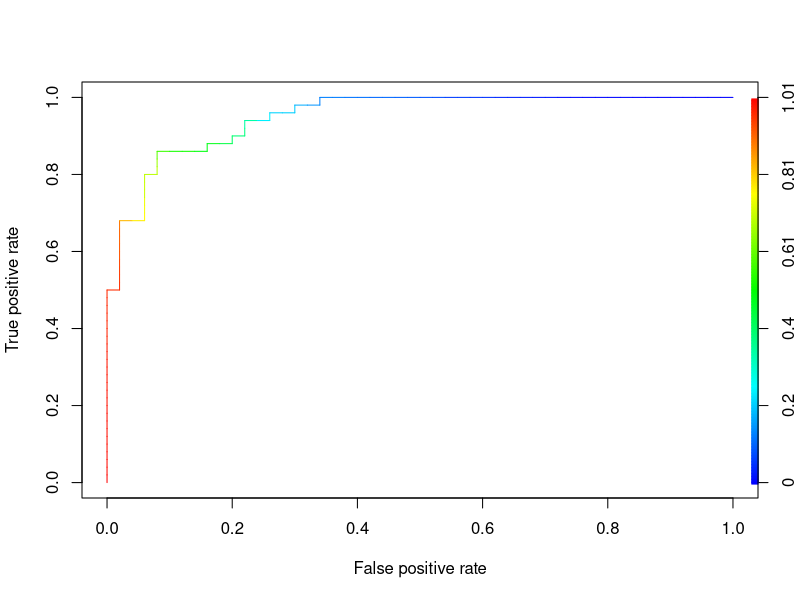

R code for this plot:
# load beer example
#setwd('/Users/Your Folder Path')
beer <- read.csv('Beer+Preferences.txt', header = T)
beer$Income <- as.numeric(sub("\\$", "", beer$Income))
beer

Light <- ifelse(beer$Preference=="Light", 1, 0)
beer$Light <- Light
str(beer)


model.logit <- glm(Light~Gender+Married+Income+Age, data=beer, family = binomial)
summary(model.logit)
glm.probs = predict(model.logit, data = beer, type = "response")

glm.pred=rep("Regular", 100)
glm.pred[glm.probs >.5]="Light"
table(beer$Preference, glm.pred)

install.packages('ROCR')
library(ROCR)
pred <- prediction(glm.probs, beer$Light)
perf <- performance(pred, "tpr", "fpr")
plot(perf, colorize=T)


auc <- performance(pred, "auc")
auc <- unlist(slot(auc, "y.values"))
auc
